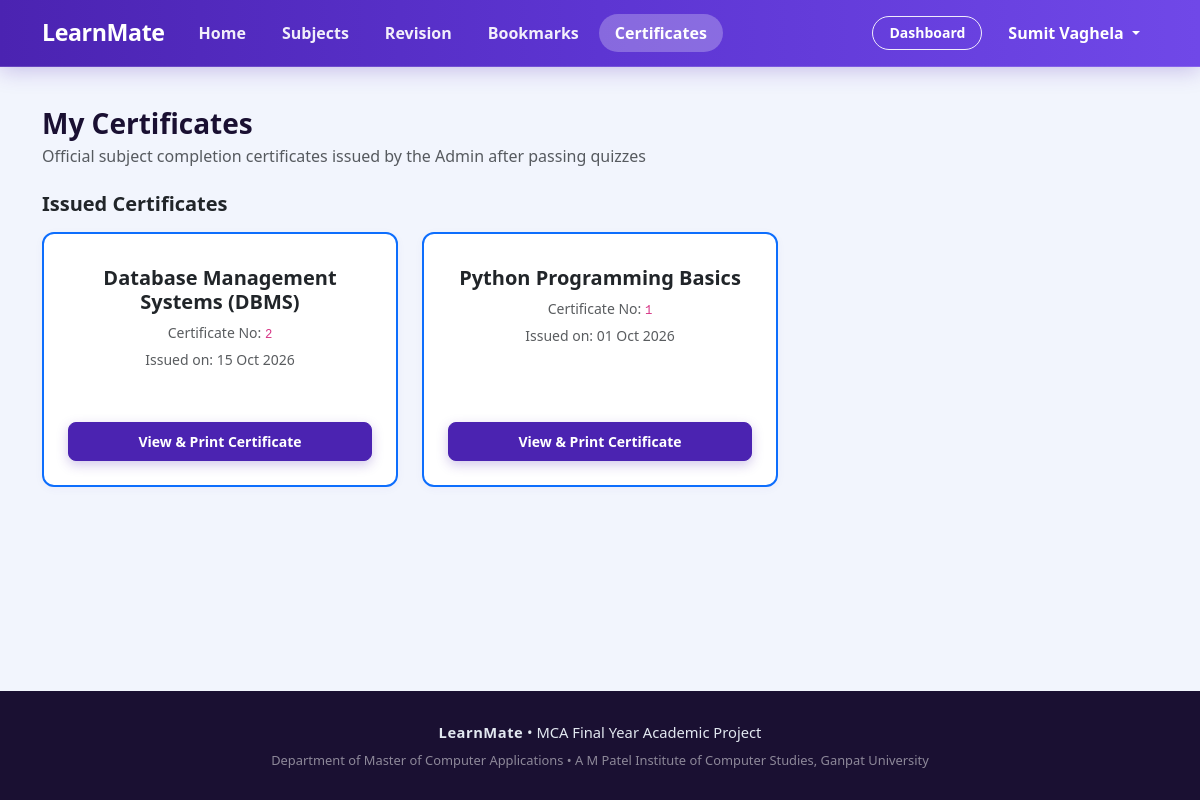
Screenshot of /certificates/ (signed in) with the database file from the repository.
### main_app/models.py (models this page shows, shortened)
class Certificate(models.Model):
    certificate_id = models.AutoField(primary_key=True)
    student = models.ForeignKey(User, on_delete=models.CASCADE, related_name='certificates')
    subject = models.ForeignKey(Subject, on_delete=models.CASCADE, related_name='issued_certificates')
    result = models.ForeignKey(QuizResult, on_delete=models.CASCADE, null=True, blank=True)
    certificate_no = models.CharField(max_length=50, unique=True)
    issue_date = models.DateField(auto_now_add=True)
    certificate_path = models.CharField(max_length=255, blank=True, null=True)
    class Meta:
        db_table = 'certificate'
        verbose_name = 'Certificate'
        verbose_name_plural = 'Certificates'

class Subject(models.Model):
    subject_id = models.AutoField(primary_key=True)
    subject_name = models.CharField(max_length=100)
    description = models.TextField()
    image = models.ImageField(upload_to='subjects/', null=True, blank=True, help_text="Upload subject cover image")
    image_url = models.URLField(max_length=500, null=True, blank=True, help_text="Or paste direct web image URL")
    created_by = models.ForeignKey(User, on_delete=models.CASCADE, related_name='subjects_created')
    created_at = models.DateTimeField(auto_now_add=True)
    class Meta:
        db_table = 'subject'
        verbose_name = 'Subject'
        verbose_name_plural = 'Subjects'

### main_app/views.py (the view)
# urls.py: path('certificates/', views.certificates_list, name='certificates_list'),
@login_required
def certificates_list(request):
    certificates = Certificate.objects.filter(student=request.user).select_related('subject', 'result').order_by('-issue_date')
    issued_subject_ids = certificates.values_list('subject_id', flat=True)
    passed_results = QuizResult.objects.filter(
        student=request.user,
        result_status='Pass'
    ).exclude(
        quiz__subject_id__in=issued_subject_ids
    ).select_related('quiz', 'quiz__subject').order_by('-result_date')
    pending_subjects = []
    seen = set()
    for res in passed_results:
        if res.quiz.subject_id not in seen:
            seen.add(res.quiz.subject_id)
            pending_subjects.append(res)
    context = {
        'certificates': certificates,
        'pending_subjects': pending_subjects,
    }
    return render(request, 'student/certificates.html', context)

### templates/student/certificates.html (shortened to what this page needs)
{% extends 'base.html' %}
{% block content %}
<div class="container py-3">
    <div class="d-flex justify-content-between align-items-center mb-4 flex-wrap gap-2">
        <div>
            <h3 class="fw-bold mb-1">My Certificates</h3>
            <p class="text-muted mb-0">Official subject completion certificates issued by the Admin after passing quizzes</p>
        </div>
    </div>
    <h5 class="fw-bold mb-3 text-dark">Issued Certificates</h5>
    <div class="row g-4">
        {% for cert in certificates %}
        <div class="col-md-6 col-lg-4">
            <div class="custom-card p-4 text-center h-100 d-flex flex-column justify-content-between border-2 border-primary">
                <div>
                    <h5 class="fw-bold mt-2 text-dark">{{ cert.subject.subject_name }}</h5>
                    <p class="text-muted small mb-1">Certificate No: <code>{{ cert.certificate_no }}</code></p>
                    <p class="text-muted small">Issued on: {{ cert.issue_date|date:"d M Y" }}</p>
                </div>
                <div class="mt-3">
                    <a href="{% url 'view_certificate' cert.certificate_no %}" class="btn btn-primary btn-sm w-100 fw-semibold" target="_blank">
                        View &amp; Print Certificate
                    </a>
                </div>
            </div>
        </div>
        {% endfor %}
    </div>
</div>
{% endblock %}

### templates/base.html (shortened to what this page needs)
{% load static %}
<!DOCTYPE html>
<html lang="en">
<head>
    <link href="https://cdn.jsdelivr.net/npm/bootstrap@5.3.0/dist/css/bootstrap.min.css" rel="stylesheet">
    <link rel="stylesheet" href="https://cdn.jsdelivr.net/npm/bootstrap-icons@1.11.3/font/bootstrap-icons.min.css">
    <link rel="stylesheet" href="{% static 'css/style.css' %}?v=8.0">
</head>
<body>
    <nav class="navbar navbar-expand-lg navbar-custom sticky-top">
        <div class="container">
            <a class="navbar-brand" href="{% url 'home' %}">
                LearnMate
            </a>
            <div class="collapse navbar-collapse" id="navbarMain">
                <ul class="navbar-nav me-auto mb-2 mb-lg-0">
                    <li class="nav-item">
                        <a class="nav-link {% if request.resolver_match.url_name == 'home' %}active{% endif %}"
                            href="{% url 'home' %}">Home</a>
                    </li>
                    <li class="nav-item">
                        <a class="nav-link {% if request.resolver_match.url_name == 'courses' or request.resolver_match.url_name == 'course_detail' %}active{% endif %}"
                            href="{% url 'courses' %}">Subjects</a>
                    </li>
                    {% if user.is_authenticated and not user.profile.role == 'admin' %}
                    <li class="nav-item">
                        <a class="nav-link {% if request.resolver_match.url_name == 'revision_hub' %}active{% endif %}"
                            href="{% url 'revision_hub' %}">
                            Revision
                        </a>
                    </li>
                    <li class="nav-item">
                        <a class="nav-link {% if request.resolver_match.url_name == 'bookmarks_list' %}active{% endif %}"
                            href="{% url 'bookmarks_list' %}">
                            Bookmarks
                        </a>
                    </li>
                    <li class="nav-item">
                        <a class="nav-link {% if request.resolver_match.url_name == 'certificates_list' %}active{% endif %}"
                            href="{% url 'certificates_list' %}">
                            Certificates
                        </a>
                    </li>
                    {% endif %}
                </ul>
                <ul class="navbar-nav ms-auto align-items-center">
                    {% if user.is_authenticated %}
                    {% if user.profile.role == 'admin' or user.is_superuser %}
                    <li class="nav-item me-2">
                        <a class="btn btn-sm btn-outline-primary" href="{% url 'admin_dashboard' %}">
                            Admin Panel
                        </a>
                    </li>
                    {% else %}
                    <li class="nav-item me-2">
                        <a class="btn btn-sm btn-outline-primary" href="{% url 'dashboard' %}">
                            Dashboard
                        </a>
                    </li>
                    {% endif %}
                    <li class="nav-item dropdown">
                        <a class="nav-link dropdown-toggle font-weight-bold" href="#" id="userMenu" role="button"
                            data-bs-toggle="dropdown">
                            {{ user.first_name|default:user.username }}
                        </a>
                    </li>
                    {% endif %}
                </ul>
            </div>
        </div>
    </nav>
    <main class="py-4">
        {% block content %}{% endblock %}
    </main>
    <footer>
        <div class="container text-center">
            <div class="mb-2">
                <span class="fw-bold" style="letter-spacing: 0.5px;">LearnMate</span> • MCA Final Year Academic Project
            </div>
            <div class="small text-white-50">
                Department of Master of Computer Applications • A M Patel Institute of Computer Studies, Ganpat
                University
            </div>
        </div>
    </footer>
</body>
</html>

### static/css/style.css (style rules this page uses)
:root { --color-primary: #4b23b1; --color-primary-dark: #38178a; --color-primary-light: #ede8fc; --color-accent-periwinkle: #6e44e6; --color-dark-heading: #1a1032; --color-body-text: #475569; --color-muted-text: #6b7280; --color-bg-canvas: #f2f5fd; --color-card-surface: #ffffff; --color-border: #ded6f7; --primary-color: #4b23b1; --primary-dark: #38178a; --primary-light: #ede8fc; --secondary-color: #64748b; --accent-color: #6e44e6; --success-color: #10b981; --danger-color: #ef4444; --warning-color: #f59e0b; --background: #f2f5fd; --card-bg: #ffffff; --text-main: #1a1032; --text-body: #475569; --text-muted: #6b7280; --border-color: #ded6f7; }
body { font-family: 'Segoe UI', -apple-system, BlinkMacSystemFont, Roboto, Helvetica, Arial, sans-serif; background-color: var(--background); color: var(--text-body); min-height: 100vh; display: flex; flex-direction: column; }
h1, h2, h3, h4, h5, h6 { color: var(--color-dark-heading); font-weight: 700; }
a { color: var(--color-primary); text-decoration: none; transition: color 0.2s ease; }
main { flex: 1 0 auto; }
.navbar-custom { background: linear-gradient(90deg, #4b23b1 0%, #5d35d2 50%, #7048e8 100%) !important; border-bottom: 1px solid rgba(255, 255, 255, 0.15); box-shadow: 0 4px 20px rgba(75, 35, 177, 0.25); padding-top: 0.65rem; padding-bottom: 0.65rem; }
.navbar-custom .navbar-brand { font-weight: 800; color: #ffffff !important; font-size: 1.45rem; letter-spacing: -0.4px; display: inline-flex; align-items: center; }
.navbar-custom .nav-link { font-weight: 600; color: rgba(255, 255, 255, 0.92) !important; padding: 0.45rem 1rem !important; position: relative; border-radius: 20px; transition: all 0.2s ease; margin: 0 2px; }
.navbar-custom .nav-link.active { color: #ffffff !important; background-color: rgba(255, 255, 255, 0.26); font-weight: 700; }
.navbar-custom .nav-link.active::after { display: none; }
.navbar-custom .btn-outline-primary, .navbar-custom .btn-outline-light { color: #ffffff !important; border: 1.5px solid rgba(255, 255, 255, 0.9) !important; background-color: transparent !important; border-radius: 20px !important; font-weight: 600; padding: 0.35rem 1rem !important; transition: all 0.2s ease; }
.navbar-custom .dropdown-toggle { color: #ffffff !important; font-weight: 600; }
.btn-primary { background-color: var(--color-primary) !important; border-color: var(--color-primary) !important; color: #ffffff !important; font-weight: 600; border-radius: 8px; padding: 8px 18px; transition: all 0.2s ease; box-shadow: 0 4px 12px rgba(75, 35, 177, 0.25); }
.btn-outline-primary { color: var(--color-primary) !important; border-color: var(--color-primary) !important; background-color: transparent !important; font-weight: 600; border-radius: 8px; transition: all 0.2s ease; }
.custom-card { background: #ffffff; border: 1.5px solid var(--border-color); border-radius: 12px; box-shadow: 0 2px 10px rgba(75, 35, 177, 0.04); margin-bottom: 20px; }
footer { background-color: var(--color-dark-heading); color: #e2e8f0; padding: 30px 0; font-size: 0.92rem; margin-top: auto; }

### rows the page displays
Certificate: subject.subject_name "Database Management Systems (DBMS)", certificate_no "2", issue_date "15 Oct 2026"
Certificate: subject.subject_name "Python Programming Basics", certificate_no "1", issue_date "01 Oct 2026"

### other values shown
{{ user.first_name|default:user.username }} "Sumit Vaghela"
